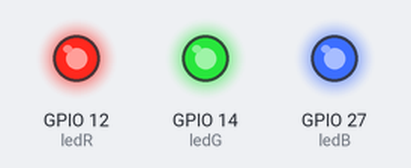
Bench run of a sketch on a simulated ESP32. On the bench: output pins drawn as LEDs (lit = HIGH).

Above: at 0.05 s.
At 0.55 s:
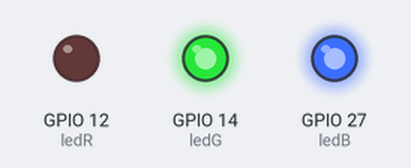
At 1.45 s:
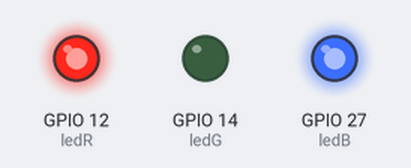
At 2.75 s:
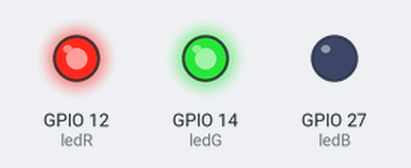
Timing chart, 0 to 3.0 s (numbered marks = the images above):
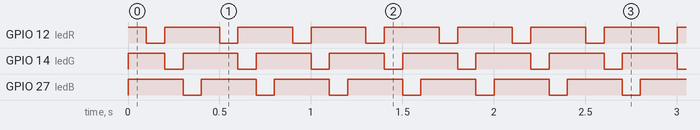

The sketch:

MaquinaDeEstados.ino
```cpp
// Inicio del código de la máquina de estados
// constants won't change. Used here to set a pin number:
// Conecte los leds como sigue:
const int ledR =  12;// the number of the LED pin (rojo)
const int ledG =  14;// the number of the LED pin (verde)
const int ledB =  27;// the number of the LED pin (azul)

// Generally, you should use "unsigned long" for variables that hold time
// The value will quickly become too large for an int to store
unsigned long previousMillis = 0;        // will store last time LED was updated

// constants won't change:
const long interval = 100;           // interval at which to blink (milliseconds)
int estadoLed = 0;

void setup() {
  // set the digital pin as output:
  pinMode(ledR, OUTPUT);
  pinMode(ledG, OUTPUT);
  pinMode(ledB, OUTPUT);
  digitalWrite(ledR, HIGH);
  digitalWrite(ledG, HIGH);
  digitalWrite(ledB, HIGH);
}

void loop() {
  // here is where you'd put code that needs to be running all the time.

  // check to see if it's time to blink the LED; that is, if the difference
  // between the current time and last time you blinked the LED is bigger than
  // the interval at which you want to blink the LED.
  unsigned long currentMillis = millis();

  if (currentMillis - previousMillis >= interval) {
    // save the last time you blinked the LED
    previousMillis = currentMillis;
    estadoLed++;
    if (estadoLed > 3)  // Los valores que puede tomar la variable
       estadoLed = 0;   // estadoLed son: 0, 1, 2 y 3.

    // do something different depending on the range value:
  switch (estadoLed) {
    case 0:    // todos los leds apagados
      digitalWrite(ledR, HIGH);
      digitalWrite(ledG, HIGH);
      digitalWrite(ledB, HIGH);
      break;
    case 1:    // sólo el led rojo se enciende
      digitalWrite(ledR, LOW);
      digitalWrite(ledG, HIGH);
      digitalWrite(ledB, HIGH);
      break;
    case 2:    // sólo el led verde se enciende
      digitalWrite(ledR, HIGH);
      digitalWrite(ledG, LOW);
      digitalWrite(ledB, HIGH);
      break;
    case 3:    // sólo el led azul se enciende
      digitalWrite(ledR, HIGH);
      digitalWrite(ledG, HIGH);
      digitalWrite(ledB, LOW);
      break;
    default:    // Sólo se ejecuta cuando 0 > estadoLed > 3
      digitalWrite(ledR, HIGH);
      digitalWrite(ledG, HIGH);
      digitalWrite(ledB, HIGH);
      estadoLed = 0;
     break;
  }

  }
} //Fin del código de la maquina de estados
```

Measured:
- by itself, GPIO 12 (ledR), GPIO 14 (ledG), GPIO 27 (ledB): alternates HIGH for 0.30 s and LOW for 0.10 s
